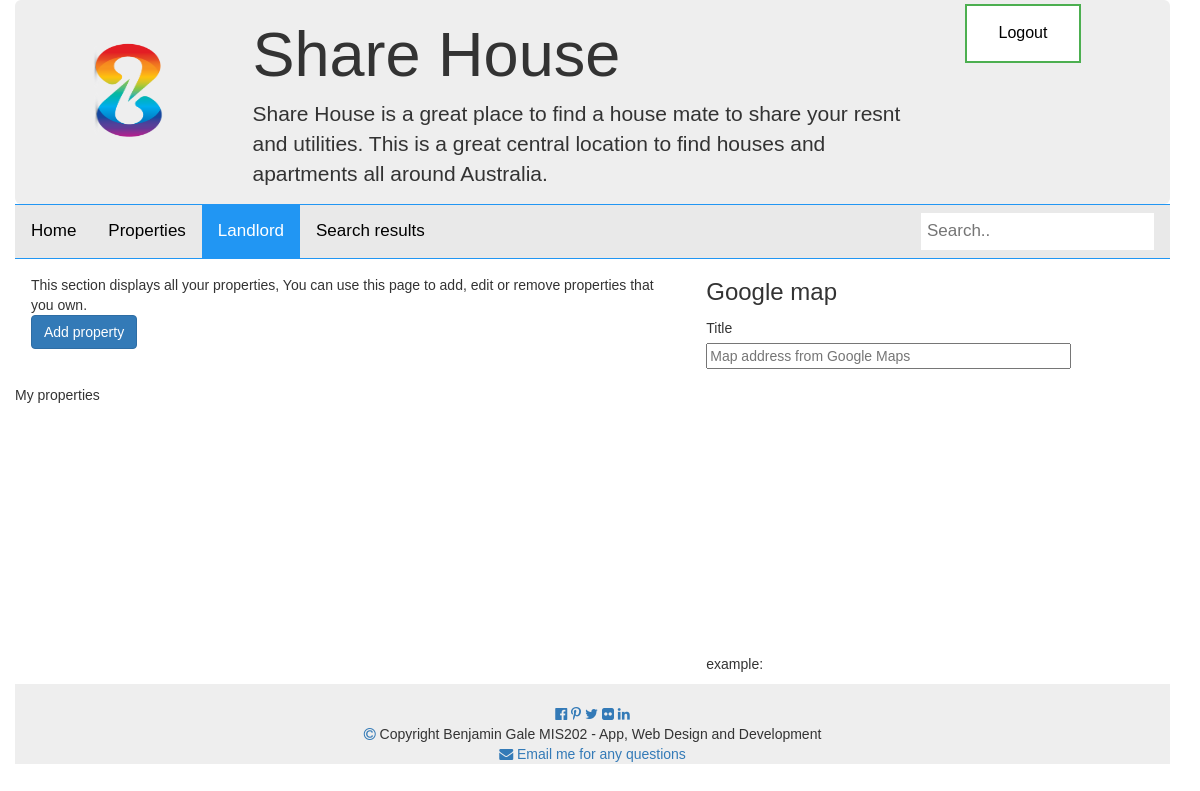
The page /landlord/ (signed in) on the database as committed earlier.
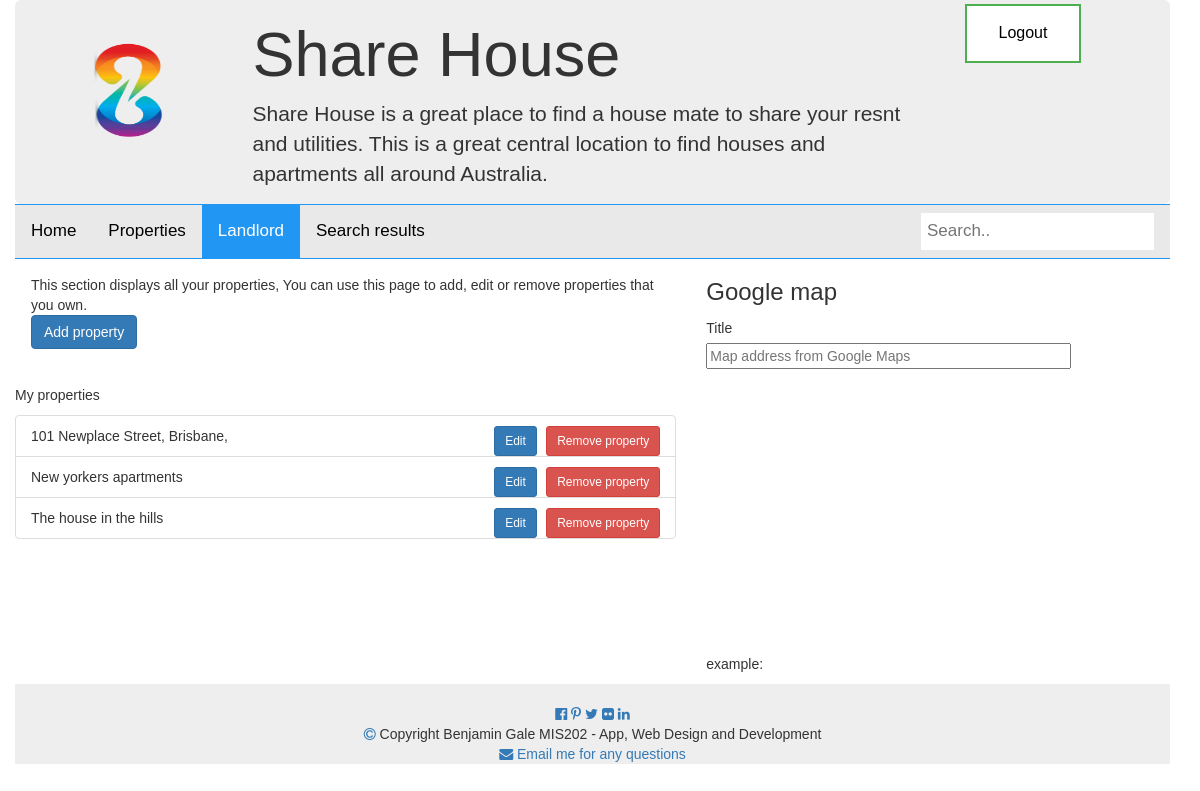
The same page on the database as committed later.
### sharehouse_app/models.py (models this page shows, shortened)
class Property(models.Model):
    user = models.ForeignKey(User, on_delete = models.CASCADE, null = True)
    title = models.CharField(max_length = 30)
    detail = models.TextField()
    bond = models.IntegerField()
    email = models.EmailField()
    date = models.DateField(max_length = 30, auto_now_add =True,  null = True)
    image = models.ImageField(null = True)
    class Meta:
        verbose_name = "Property"
        verbose_name_plural = "Properties"

### sharehouse_app/views.py (the view)
# urls.py: path('landlord/', landlord, name="landlord"),
def landlord(request):
    queryset = Property.objects.filter(user = request.user) #get all properties
    return render(request, 'landlord.html', {"properties":queryset})

### sharehouse_app/templates/landlord.html (shortened to what this page needs)
{% load static %}
<!DOCTYPE html>
<html lang="en">
<head>
	<link href="https://maxcdn.bootstrapcdn.com/bootstrap/3.4.1/css/bootstrap.min.css" rel="stylesheet">
	<link href="{% static 'css/Landlord.css' %}" rel="stylesheet">
	<link href="{% static 'css/Styling.css' %}" rel="stylesheet">
	<link href="{% static 'css/property.css' %}" rel="stylesheet">
	<link href="https://cdnjs.cloudflare.com/ajax/libs/font-awesome/4.6.3/css/font-awesome.min.css" rel="stylesheet">
</head>
<body>
	<div class="container">
		{% include 'header.html' %}
		<div class="navigationDIV">
			<div class="topnav">
				<a href="{% url 'index' %}">Home</a>
				<a href="{% url 'properties' %}">Properties</a>
				<a class="active" href="{% url 'landlord' %}">Landlord</a>
				<a href="{% url 'search' %}">Search results</a>
			  <input type="text" placeholder="Search..">
			</div>
		</div>
		<div class="row">
			<div class="col-sm-7">
					<div class="alert alert-primary">
						This section displays all your properties, You can use this page to add, edit or remove properties that you own.<br>
						<a href="{% url 'create_property' %}" class="btn btn-primary">Add property</a>
					</div>
					<p>My properties</p>
					<ul class="list-group">
						{% for property in properties %}
						<li class="list-group-item">
							{{property.title}}
							<a href="{% url 'remove_property' property.id %}" style="float: right;" class="btn btn-danger  btn-sm" style="margin:2px">Remove property</a>
							<span style="float: right;color: white;"> --</span>
							<a href="{% url 'edit_property' property.id %}" style="float: right;" class="btn btn-primary  btn-sm" style="margin:2px">Edit</a>
						</li>
						{% endfor %}
					</ul>
			</div>
			<div class="col-sm-4">
				<h3>Google map</h3>
				<form>
					<label class="labelPropertyLandlord" for="googleLink">Title</label><br>
					<input class="labelPropertyLandlordInput" id="googleLink" name="googleLink" placeholder="Map address from Google Maps" type="text"><br>
					<p>example: <iframe allowfullscreen height="300" src="https://www.google.com/maps/embed?pb=!1m18!1m12!1m3!1d2988.7583336717003!2d-72.82565938426069!3d41.487838697724186!2m3!1f0!2f0!3f0!3m2!1i1024!2i768!4f13.1!3m3!1m2!1s0x89e7c94be376add5%3A0x14f79379046b1bea!2s101%20New%20Pl%20St%2C%20Wallingford%2C%20CT%2006492%2C%20USA!5e0!3m2!1sen!2sau!4v1617972231883!5m2!1sen!2sau" style="border:0;" width="250"></iframe></p>
				</form>
			</div>
		</div>
		<footer class="w3-container w3-padding-64 w3-center w3-black w3-xlarge Footer">
			<br>
			<a href="#"><i class="fa fa-facebook-official"></i></a> <a href="#"><i class="fa fa-pinterest-p"></i></a> <a href="#"><i class="fa fa-twitter"></i></a> <a href="#"><i class="fa fa-flickr"></i></a> <a href="#"><i class="fa fa-linkedin"></i></a><br>
			<a href="#"><i class="fa fa-copyright"></i></a> Copyright Benjamin Gale MIS202 - App, Web Design and Development<br>
			<a href="mailto:bengale_83@hotmail,com"><i class="fa fa-envelope"></i> Email me for any questions</a><br>
		</footer>
	</div>
</body>
</html>

Rows that differ between the two databases and show on the page:
now on this page (row edited): Property: title "101 Newplace Street, Brisbane,"
now on this page (row edited): Property: title "New yorkers apartments"
now on this page (row edited): Property: title "The house in the hills"
